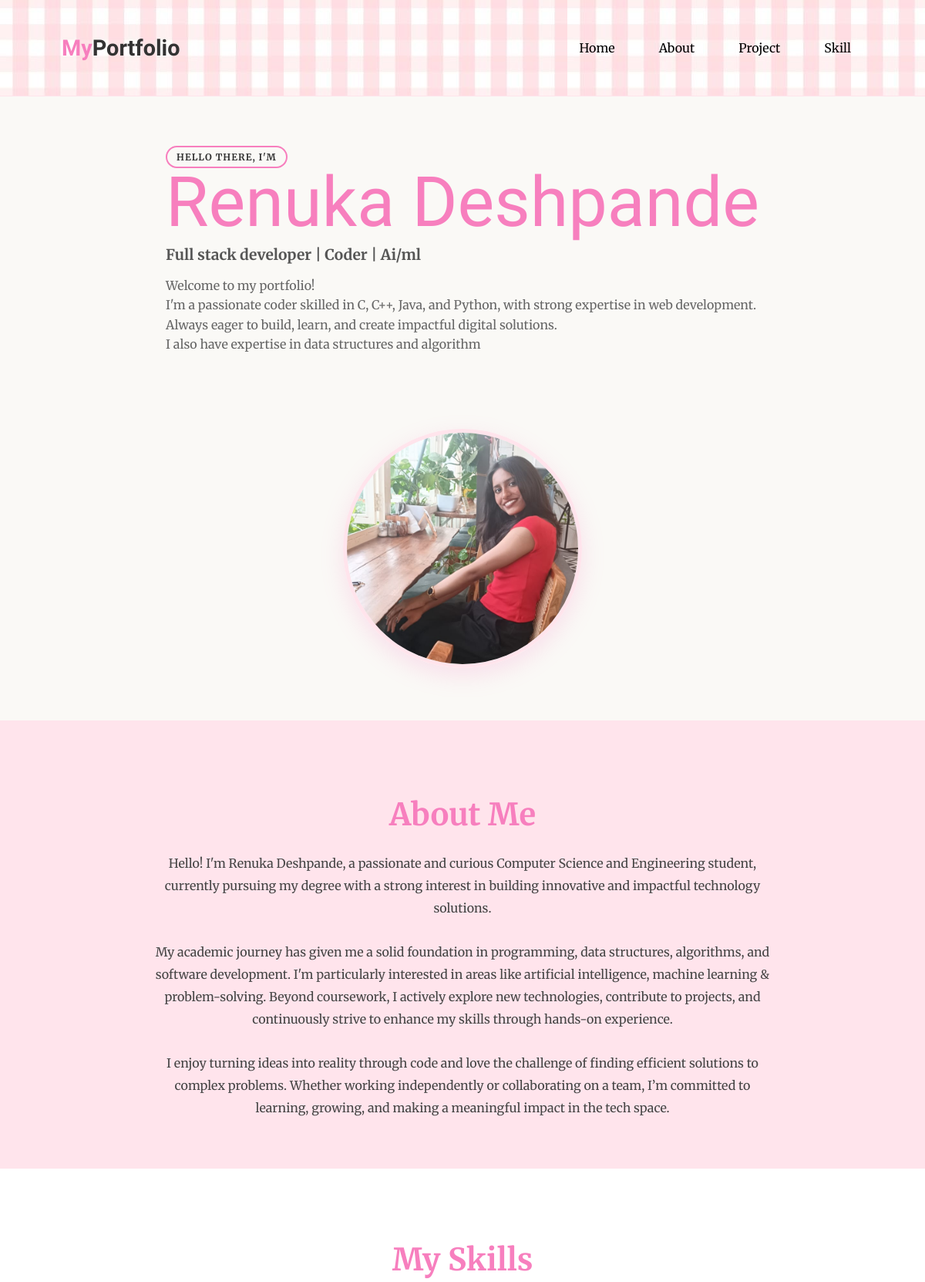
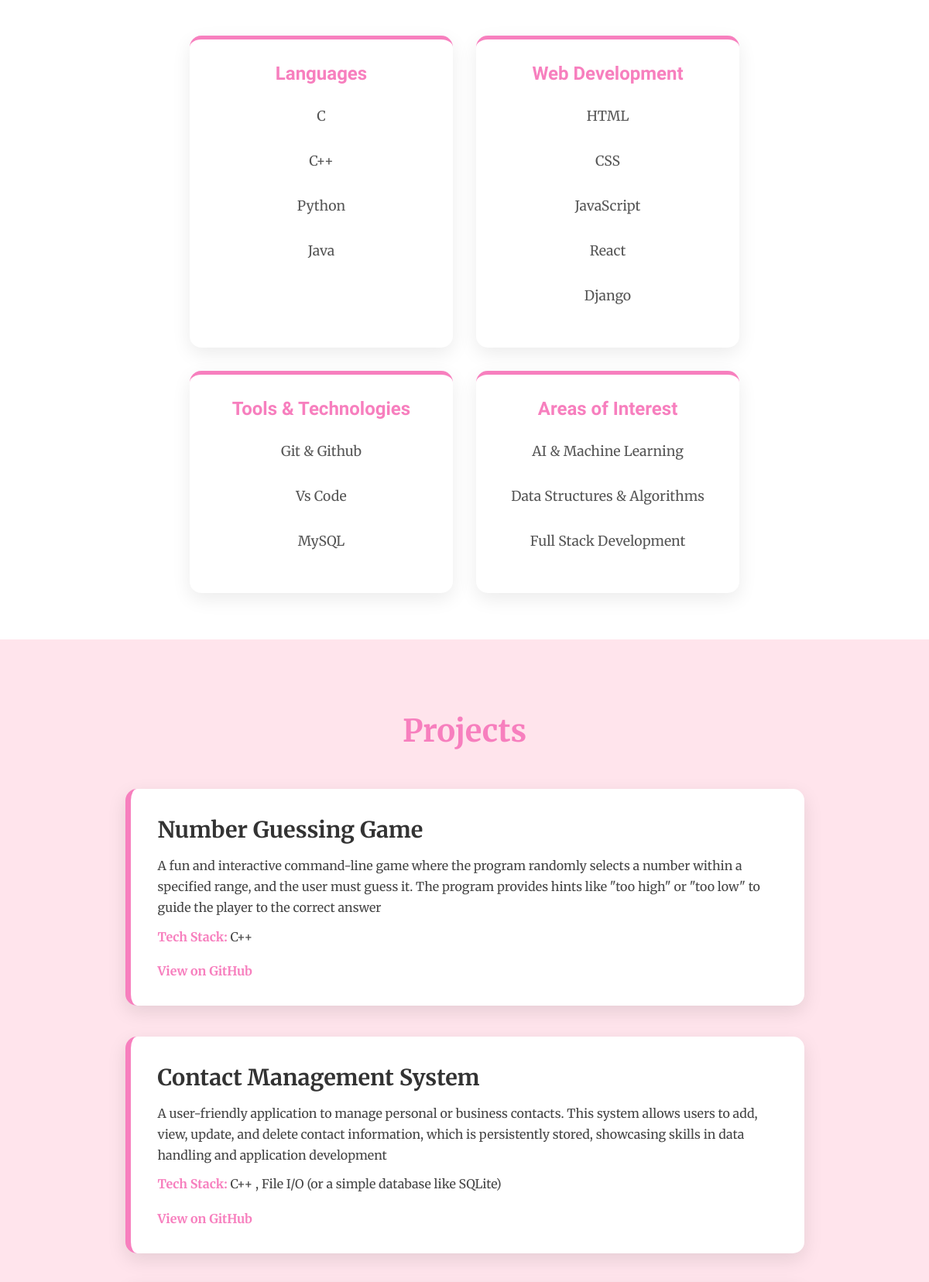
The page / (upper part) on the database its author committed (2 pictures, top to bottom).
### portfolio/models.py (models this page shows, shortened)
class MainImg(models.Model):
    image = models.ImageField(upload_to='images/')
    title = models.CharField(max_length=100)

class SkillCategory(models.Model):
    title = models.CharField(max_length=200)

class SkillModel(models.Model):
    category= models.ForeignKey(SkillCategory, on_delete=models.CASCADE, related_name="skills")
    name = models.CharField(max_length=200)

class ProjectModel(models.Model):
    title = models.CharField(max_length=200)
    description = models.TextField()
    techstack = models.CharField(max_length=700)
    link = models.URLField()

### portfolio/views.py (the view)
# urls.py: path('', views.home ,name="home"),
def home(request):
    image = MainImg.objects.all()
    projects = ProjectModel.objects.order_by('-id')[:4]
    categories = SkillCategory.objects.prefetch_related("skills").all()
    return render(request, 'portfolio/index.html',{"categories":categories,"projects":projects,"image":image})##"headimg":headimg,

### templates/portfolio/index.html (shortened to what this page needs)
{% load static %}
{% include "portfolio/base.html" %}
{% block content %}
    <header>
      <h3><span id="me">My</span>Portfolio</h3>
      <div class="navbar">
        <a href="#home">Home</a>
        <a href="#about">About</a>
        <a href="#projects">Project</a>
        <a href="#skills">Skill</a>
      </div>
    </header>
    <section class="intro" id="home">
      <div class="introduction">
        <div>
          <h2>Hello there, I'm</h2>
          <h1>Renuka Deshpande</h1>
          <h3>Full stack developer | Coder | Ai/ml</h3>
          <p>
            Welcome to my portfolio!<br />
            I'm a passionate coder skilled in C, C++, Java, and Python, with strong expertise in web development.<br />
            Always eager to build, learn, and create impactful digital solutions.<br />
            I also have expertise in data structures and algorithm
          </p>
        </div>
        {% for img in image %}
        <div>
          <img id="myimage" src="{{img.image.url}}" alt="Renuka image" />
        </div>
        {% endfor %}
      </div>
    </section>
    <section id="about">
      <h2>About Me</h2>
      <p>
        Hello! I'm Renuka Deshpande, a passionate and curious Computer Science and Engineering student, currently pursuing my degree with a strong interest in building innovative and impactful technology solutions.<br /><br />
        My academic journey has given me a solid foundation in programming, data structures, algorithms, and software development. I'm particularly interested in areas like artificial intelligence, machine learning & problem-solving. Beyond coursework, I actively explore new technologies, contribute to projects, and continuously strive to enhance my skills through hands-on experience.<br /><br />
        I enjoy turning ideas into reality through code and love the challenge of finding efficient solutions to complex problems. Whether working independently or collaborating on a team, I’m committed to learning, growing, and making a meaningful impact in the tech space.
      </p>
    </section>
    <section id="skills" style="background-color: #ffffff; padding: 60px 20px;">
      <h2 style="text-align: center;">My Skills</h2>
      <div class="skills-container">
        {% for category in categories %}
        <div class="skill-category">
          <h3>{{ category.title}}</h3>
          {% for skill in category.skills.all %}
          <ul>
            <li>{{skill.name}}</li>
          </ul>
          {% endfor %}
        </div>
        {% endfor %}
      </div>
    </section>
    <section id="projects">
      <h2 style="text-align: center;">Projects</h2>
      <div class="projects-container">
        {% for project in projects %}
        <div class="project-card">
          <h3>{{project.title}}</h3>
          <p>{{project.description}}</p>
          <p>
            <strong>Tech Stack:</strong>
            {{project.techstack}}
          </p>
          <div class="project-links">
            <a href="{{project.link}}" target="_blank">View on GitHub</a>
          </div>
        </div>
        {% endfor %}
      </div>
    </section>
{% endblock %}

### templates/portfolio/base.html (shortened to what this page needs)
{% load static %}
<!DOCTYPE html>
<html>
  <head>
    <link rel="stylesheet" href="{% static 'css/style.css'%}" />
  </head>
  <body>
  </body>
</html>

### static/css/style.css (style rules this page uses)
html, body { background-color: #FAF9F6; font-family: 'Merriweather', serif; color: #333; margin: 0; padding: 0; scroll-behavior: smooth; }
header { background-image: url("../images/pinkwhitegrid.jpg"); display: flex; justify-content: space-between; align-items: center; padding: 1rem 5rem; border-bottom: 1px solid #FFE4EC; }
header h3 { font-family: 'Bitcount Single', sans-serif; font-size: 1.8rem; color: #333; }
#me { color: #F77FBE; font-family: inherit; }
.navbar { display: flex; gap: 25px; }
.navbar a { color: black; text-decoration: none; padding: 0.5rem 1rem; border-radius: 20px; transition: all 0.3s ease-in-out; }
.intro { padding: 4rem 10rem; min-height: 80vh; display: flex; align-items: center; }
.introduction { display: flex; gap: 5rem; align-items: center; flex-wrap: wrap; justify-content: center; }
.introduction h1 { font-size: 90px; font-family: 'Arizonia', cursive; color: #F77FBE; font-weight: 400; margin: 0; line-height: 1; }
.introduction h2, .introduction h3 { margin: 0; }
.introduction h2 { font-size: 12px; border: 2px solid #F77FBE; border-radius: 20px; padding: 5px 12px; display: inline-block; text-transform: uppercase; letter-spacing: 1px; }
.introduction h3 { font-size: 1.2rem; margin: 10px 0; color: #555; }
.introduction p { line-height: 1.6; color: #666; }
#myimage { width: 300px; height: 300px; object-fit: cover; border-radius: 50%; border: 5px solid #FFE4EC; box-shadow: 0 10px 30px rgba(247, 127, 190, 0.2); transition: transform 0.4s ease, box-shadow 0.4s ease; }
#about { background-color: #FFE4EC; padding: 4rem 10rem; text-align: center; }
#about h2 { color: #F77FBE; font-size: 2.5rem; margin-bottom: 1.5rem; }
#about p { max-width: 800px; margin: 0 auto; line-height: 1.8; color: #444; }
#skills { background-color: #FFFFFF; padding: 60px 20px; }
#skills h2 { text-align: center; color: #F77FBE; font-size: 2.5rem; margin-bottom: 50px; }
.skills-container { display: flex; flex-wrap: wrap; justify-content: center; gap: 30px; max-width: 1000px; margin: 0 auto; }
.skill-category { background-color:#ffffff; border-radius: 15px; padding: 30px; box-shadow: 0 8px 25px rgba(0, 0, 0, 0.08); width: 280px; text-align: center; transition: transform 0.3s ease, box-shadow 0.3s ease; border-top: 5px solid #F77FBE; }
.skill-category h3 { margin-top: 0; margin-bottom: 20px; color: #F77FBE; font-family: 'Bitcount Single', sans-serif; font-size: 1.5rem; }
.skill-category ul { list-style: none; padding: 0; }
.skill-category ul li { padding: 10px 0; color: #555; font-size: 1.1rem; border-bottom: 1px solid #f0f0f0; }
.skill-category ul li:last-child { border-bottom: none; }
#projects { background-color: #FFE4EC; padding: 60px 20px; }
#projects h2 { text-align: center; color: #F77FBE; font-size: 2.5rem; margin-bottom: 50px; }
.projects-container { display: flex; flex-direction: column; align-items: center; gap: 40px; }
.project-card { background-color: #ffffff; width: 80%; max-width: 800px; padding: 35px; border-radius: 15px; box-shadow: 0 8px 25px rgba(0, 0, 0, 0.1); transition: transform 0.3s ease, box-shadow 0.3s ease; border-left: 7px solid #F77FBE; }
.project-card h3 { margin-top: 0; margin-bottom: 15px; color: #333; font-size: 1.8rem; }
.project-card p { margin: 10px 0; color: #444; line-height: 1.7; }
.project-card p strong { color: #F77FBE; }
.project-card .project-links { margin-top: 20px; }
.project-card a { color: #F77FBE; text-decoration: none; margin-right: 20px; font-weight: bold; transition: color 0.3s; }

### templates/portfolio/base.html (style rules this page uses)
@media (max-width: 1200px) { .intro, #about { padding: 4rem 5rem; } }

### rows shown on the page
MainImg: image (picture)
SkillCategory: title "Languages"
SkillModel: name "C"
SkillModel: name "C++"
SkillModel: name "Python"
SkillModel: name "Java"
SkillCategory: title "Web Development"
SkillModel: name "HTML"
SkillModel: name "CSS"
SkillModel: name "JavaScript"
SkillModel: name "React"
SkillModel: name "Django"
SkillCategory: title "Tools & Technologies"
SkillModel: name "Git & Github"
SkillModel: name "Vs Code"
SkillModel: name "MySQL"
SkillCategory: title "Areas of Interest"
SkillModel: name "AI & Machine Learning"
SkillModel: name "Data Structures & Algorithms"
SkillModel: name "Full Stack Development"
ProjectModel: title "Number Guessing Game", description "A fun and interactive command-line game where the program randomly selects a number within a specified range, and the user must guess it. The program provides hints like \"too high\" or \"too low\" to guide the player to the correct answer", techstack "C++"
ProjectModel: title "Contact Management System", description "A user-friendly application to manage personal or business contacts. This system allows users to add, view, update, and delete contact information, which is persistently stored, showcasing skills in data handling and application development", techstack "C++ , File I/O (or a simple database like SQLite)"
